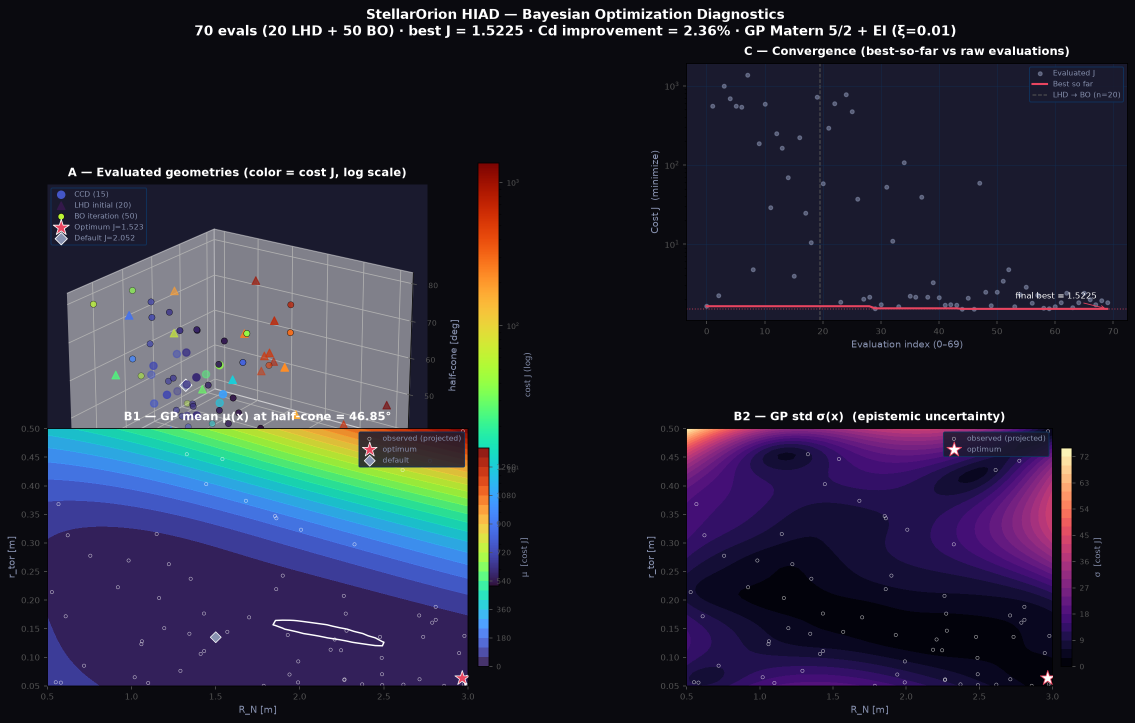
#> input picture stellarorion_program_proc/bo_optimization_3d.png, 2269 x 1445 px, found by its file name (shown at 1/2 size)
$ python spy_bo3d2.py
#> lines starting #> are read from the running program, lines starting #| are printed output that depends on the picture; after the words box and inside, x2 and y2 are one past the last pixel; in counts of white or black regions, pixels touching at a corner belong together
#!/usr/bin/env python3
"""Take-4 probe for bo_optimization_3d.png: full-image ink profiling.

AXIOMS: the PNG bytes are ground truth (audit 3 proved `read` cache lies).
Purpose: verify audit-3 fixes (legend gaps, z-label slot, plain decade
ticks, B2 legend offset) and locate whatever sets the canvas right edge.
Prints measurements; orchestrator judges pass/fail.
"""
import numpy as np
from PIL import Image

IM = Image.open("stellarorion_program_proc/bo_optimization_3d.png").convert("RGB")
a = np.asarray(IM).astype(int)
h, w, _ = a.shape
#> h = 1445; w = 2269
print(f"canvas {w}x{h}")
#| canvas 2269x1445
white = (a.min(axis=2) >= 245)
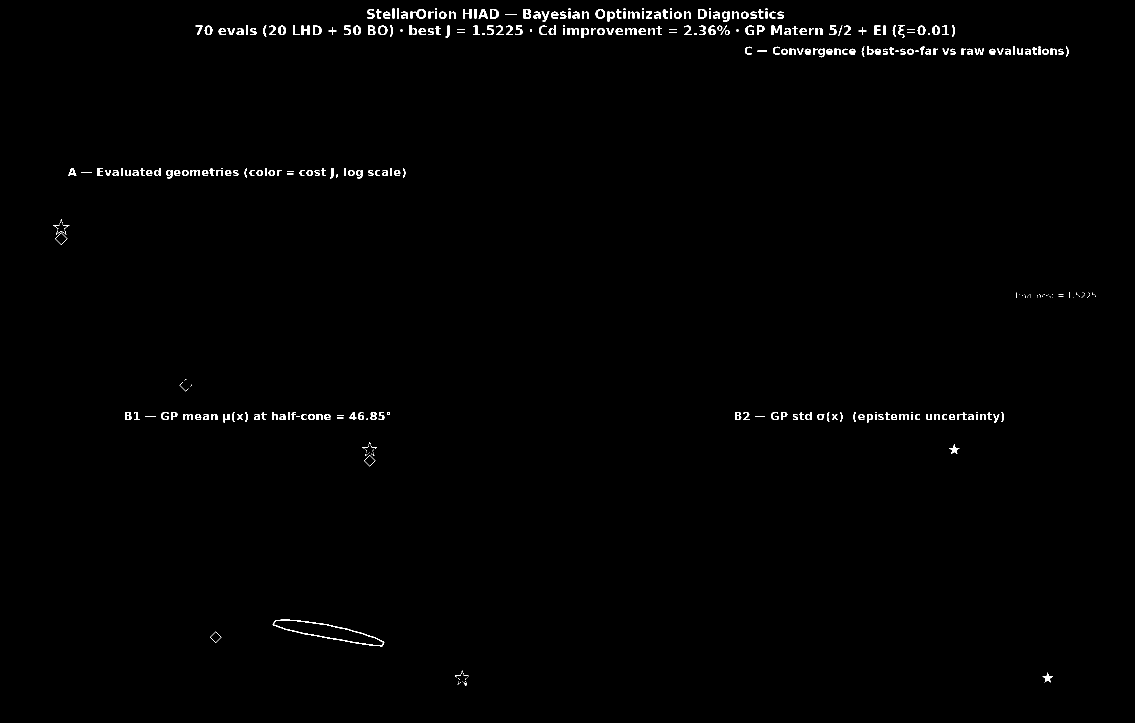
#> white: shape (1445, 2269) bool (shown at 1/2 size); 0.8% white; 390 white regions (108 under 20 px), largest, box (x1, y1, x2, y2) and area: (545, 1239, 769, 1293) 929, (1543, 51, 1564, 70) 230, (1047, 18, 1062, 37) 185
ink = ~white
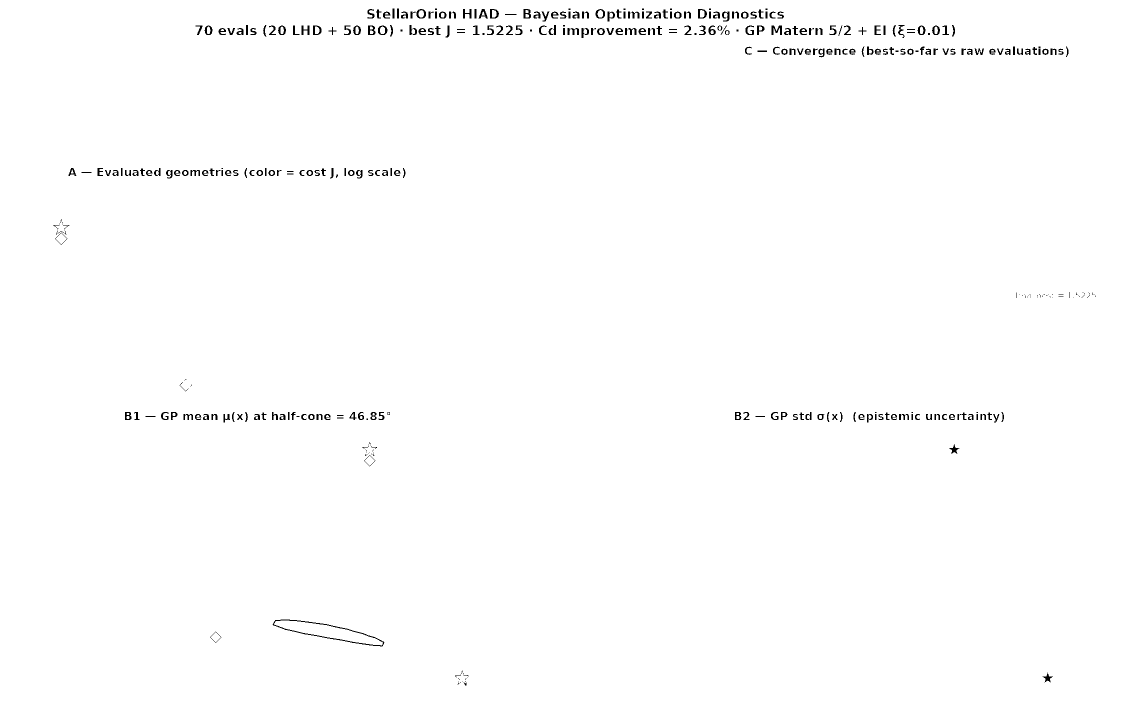
#> ink: shape (1445, 2269) bool (shown at 1/2 size); 99.2% white; 390 black regions (108 under 20 px), largest, box (x1, y1, x2, y2) and area: (545, 1239, 769, 1293) 929, (1543, 51, 1564, 70) 230, (1047, 18, 1062, 37) 185

cols = np.where(ink.any(axis=0))[0]
#> cols = 2269 values from 0 to 2268
rowsall = np.where(ink.any(axis=1))[0]
#> rowsall = 1445 values from 0 to 1444
print(f"ink bbox x{cols.min()}-{cols.max()} y{rowsall.min()}-{rowsall.max()}")
#| ink bbox x0-2268 y0-1444
right = cols.max()
#> right = 2268
for c in range(right - 30, right + 1, 6):
    rr = np.where(ink[:, c])[0]
    if len(rr):
        print(f"  col {c}: rows {rr.min()}-{rr.max()} n={len(rr)}")
#> this loop made 6 passes
#|   col 2238: rows 0-1444 n=1445
#|   col 2244: rows 0-1444 n=1445
#|   col 2250: rows 0-1444 n=1445
#|   col 2256: rows 0-1444 n=1445
#|   col 2262: rows 0-1444 n=1445
#|   col 2268: rows 0-1444 n=1445

# fig-legend band: frame extents + raw entry runs at text rows y326-335
band = ink[315:347, :]
bcols = np.where(band.any(axis=0))[0]
#> bcols = 2269 values from 0 to 2268
print(f"legend band ink x{bcols.min()}-{bcols.max()}")
#| legend band ink x0-2268
seg = ink[326:336, :]
runs = []
start = None
for x in range(w):
    on = bool(seg[:, x].any())
    if on and start is None:
        start = x
    if not on and start is not None:
        runs.append((start, x - 1))
        start = None
#> after the loop, runs = []; start = 0
if start is not None:
    runs.append((start, w - 1))
gaps = [runs[i + 1][0] - runs[i][1] - 1 for i in range(len(runs) - 1)]
#> gaps = []
print(f"raw runs y326-335: {runs}")
#| raw runs y326-335: [(0, 2268)]
print(f"raw gaps: {gaps}")
#| raw gaps: []


def colprofile(x0, x1, y0, y1, label):
    """Print contiguous x-ranges holding any ink inside [x0,x1) x [y0,y1)."""
#> called with x0 = 325, x1 = 470, y0 = 95, y1 = 235, label = 'z zone y95-235 (ticks/label/bar)'
    rngs = []
    for x in range(x0, x1):
        if ink[y0:y1, x].any():
            if rngs and x == rngs[-1][1] + 1:
                rngs[-1] = (rngs[-1][0], x)
            else:
                rngs.append((x, x))
#> after the loop, rngs = [(325, 469)]
    print(f"{label}: ink col ranges {rngs}")
#| z zone y95-235 (ticks/label/bar): ink col ranges [(325, 469)]


colprofile(325, 470, 95, 235, "z zone y95-235 (ticks/label/bar)")
colprofile(360, 480, 115, 210, "cb text+label zone y115-210")
#| cb text+label zone y115-210: ink col ranges [(360, 479)]
colprofile(440, 535, 95, 215, "C ylabel+ytick zone y95-215")
#| C ylabel+ytick zone y95-215: ink col ranges [(440, 534)]


def glyph_rows(x0, x1, y0, y1, label, thr=120):
    """Dark-ink row runs (glyph heights) inside a box."""
#> called with x0 = 365, x1 = 445, y0 = 110, y1 = 215, label = 'cb tick glyphs', thr = 120
    sub = a[y0:y1, x0:x1]
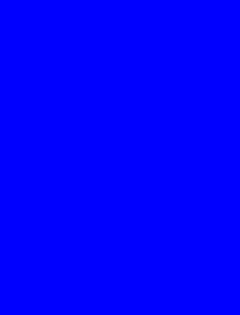
#> sub: shape (105, 80, 3) int64 (shown 3 times larger); mean R, G, B 10, 10, 15; drawn with min black and max white
    dark = sub.max(axis=2) < thr
#> dark: shape (105, 80) bool; every value is 1
    rws = np.where(dark.any(axis=1))[0]
#> rws = 105 values from 0 to 104
    if len(rws) == 0:
        print(f"{label}: no dark ink")
        return
    out = []
    s = prev = None
    for r in rws:
        if s is None:
            s = r
        elif r - prev > 1:
            out.append((s + y0, prev + y0, prev - s + 1))
            s = r
        prev = r
#> this loop made 105 passes
#> s on pass 1: 0
#> after the loop, out = []
    out.append((s + y0, prev + y0, prev - s + 1))
    print(f"{label}: dark row runs {out}")
#| cb tick glyphs: dark row runs [(110, 214, 105)]


glyph_rows(365, 445, 110, 215, "cb tick glyphs")
glyph_rows(470, 520, 95, 215, "C y-tick glyphs")
#> call 2 of glyph_rows, with x0 = 470, x1 = 520, y0 = 95, y1 = 215, label = 'C y-tick glyphs', thr = 120
#> in glyph_rows (call 2), `sub = a[y0:y1, x0:x1]`:
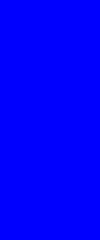
#> sub: shape (120, 50, 3) int64 (shown 2 times larger); mean R, G, B 10, 10, 15; drawn with min black and max white
#> in glyph_rows (call 2), `dark = sub.max(axis=2) < thr`: dark: shape (120, 50) bool; every value is 1
#> in glyph_rows (call 2), `rws = np.where(dark.any(axis=1))[0]`: rws = 120 values from 0 to 119
#> the loop in glyph_rows (call 2), `for r in rws:` made 120 passes
#| C y-tick glyphs: dark row runs [(95, 214, 120)]
glyph_rows(448, 475, 95, 215, "C ylabel glyphs")
#> call 3 of glyph_rows, with x0 = 448, x1 = 475, y0 = 95, y1 = 215, label = 'C ylabel glyphs', thr = 120
#> in glyph_rows (call 3), `sub = a[y0:y1, x0:x1]`:
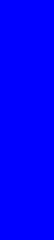
#> sub: shape (120, 27, 3) int64 (shown 2 times larger); mean R, G, B 10, 10, 15; drawn with min black and max white
#> in glyph_rows (call 3), `dark = sub.max(axis=2) < thr`: dark: shape (120, 27) bool; every value is 1
#> the loop in glyph_rows (call 3), `for r in rws:` made 120 passes
#| C ylabel glyphs: dark row runs [(95, 214, 120)]

# B2 legend left border vs spine: probe rows y415, y430
for y in (415, 430):
    rr = np.where(ink[y, 505:560])[0] + 505
    print(f"B2 row y{y}: ink cols in 505-560 -> {rr.tolist()}")
#> this loop made 2 passes
#> (printed output is left out)
